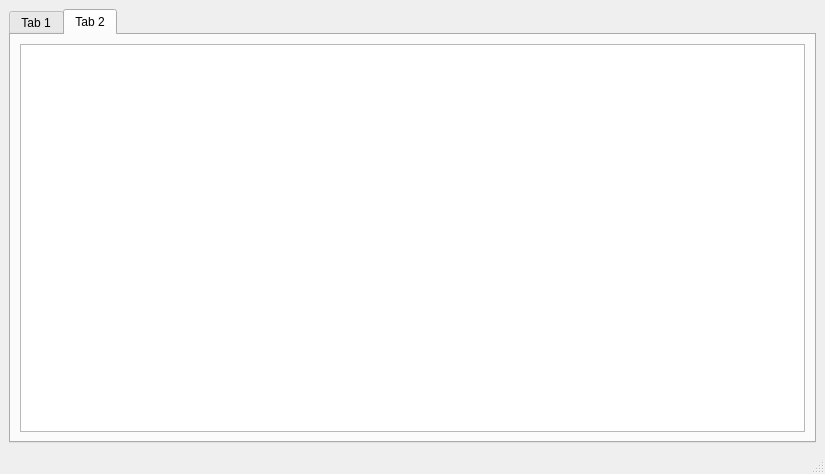
<?xml version="1.0" encoding="UTF-8"?>
<ui version="4.0">
 <class>MainWindow</class>
 <widget class="QMainWindow" name="MainWindow">
  <property name="geometry">
   <rect>
    <x>0</x>
    <y>0</y>
    <width>825</width>
    <height>474</height>
   </rect>
  </property>
  <property name="windowTitle">
   <string>MainWindow</string>
  </property>
  <widget class="QWidget" name="centralwidget">
   <layout class="QGridLayout" name="gridLayout">
    <item row="0" column="0">
     <widget class="QTabWidget" name="tabWidget">
      <property name="currentIndex">
       <number>1</number>
      </property>
      <widget class="QWidget" name="tab">
       <attribute name="title">
        <string>Tab 1</string>
       </attribute>
       <layout class="QGridLayout" name="gridLayout_3">
        <item row="0" column="0">
         <layout class="QGridLayout" name="gridLayout_2">
          <item row="1" column="1">
           <widget class="QListView" name="seen_thread_view"/>
          </item>
          <item row="0" column="0" rowspan="2">
           <widget class="QTableView" name="instruction_trace_view"/>
          </item>
          <item row="0" column="1">
           <widget class="QTableView" name="seen_library_view"/>
          </item>
         </layout>
        </item>
       </layout>
      </widget>
      <widget class="QWidget" name="tab_2">
       <attribute name="title">
        <string>Tab 2</string>
       </attribute>
       <layout class="QGridLayout" name="gridLayout_5">
        <item row="0" column="0">
         <layout class="QGridLayout" name="gridLayout_4">
          <item row="0" column="0">
           <widget class="QListView" name="visible_libraries_view">
            <property name="selectionMode">
             <enum>QAbstractItemView::MultiSelection</enum>
            </property>
            <property name="selectionBehavior">
             <enum>QAbstractItemView::SelectItems</enum>
            </property>
           </widget>
          </item>
         </layout>
        </item>
       </layout>
      </widget>
     </widget>
    </item>
   </layout>
  </widget>
  <widget class="QMenuBar" name="menubar">
   <property name="geometry">
    <rect>
     <x>0</x>
     <y>0</y>
     <width>825</width>
     <height>21</height>
    </rect>
   </property>
  </widget>
  <widget class="QStatusBar" name="statusbar"/>
 </widget>
 <resources/>
 <connections/>
</ui>
